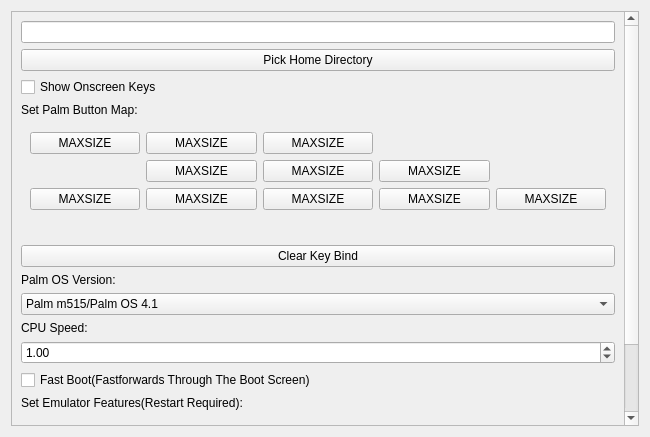
<?xml version="1.0" encoding="UTF-8"?>
<ui version="4.0">
 <class>SettingsManager</class>
 <widget class="QDialog" name="SettingsManager">
  <property name="geometry">
   <rect>
    <x>0</x>
    <y>0</y>
    <width>650</width>
    <height>437</height>
   </rect>
  </property>
  <property name="minimumSize">
   <size>
    <width>650</width>
    <height>0</height>
   </size>
  </property>
  <property name="windowTitle">
   <string>Settings</string>
  </property>
  <layout class="QVBoxLayout" name="verticalLayout">
   <item>
    <widget class="QScrollArea" name="scrollArea">
     <property name="widgetResizable">
      <bool>true</bool>
     </property>
     <widget class="QWidget" name="scrollAreaWidgetContents">
      <property name="geometry">
       <rect>
        <x>0</x>
        <y>-284</y>
        <width>613</width>
        <height>705</height>
       </rect>
      </property>
      <layout class="QVBoxLayout" name="verticalLayout_3">
       <item>
        <widget class="QLineEdit" name="homeDirectory">
         <property name="focusPolicy">
          <enum>Qt::NoFocus</enum>
         </property>
         <property name="readOnly">
          <bool>true</bool>
         </property>
        </widget>
       </item>
       <item>
        <widget class="QPushButton" name="pickHomeDirectory">
         <property name="focusPolicy">
          <enum>Qt::NoFocus</enum>
         </property>
         <property name="text">
          <string>Pick Home Directory</string>
         </property>
         <property name="autoDefault">
          <bool>false</bool>
         </property>
        </widget>
       </item>
       <item>
        <widget class="QCheckBox" name="showOnscreenKeys">
         <property name="focusPolicy">
          <enum>Qt::NoFocus</enum>
         </property>
         <property name="text">
          <string>Show Onscreen Keys</string>
         </property>
        </widget>
       </item>
       <item>
        <widget class="QLabel" name="label">
         <property name="focusPolicy">
          <enum>Qt::NoFocus</enum>
         </property>
         <property name="text">
          <string>Set Palm Button Map:</string>
         </property>
        </widget>
       </item>
       <item>
        <widget class="QWidget" name="gridWidget" native="true">
         <property name="sizePolicy">
          <sizepolicy hsizetype="Preferred" vsizetype="Preferred">
           <horstretch>0</horstretch>
           <verstretch>0</verstretch>
          </sizepolicy>
         </property>
         <layout class="QGridLayout" name="gridLayout">
          <item row="2" column="4">
           <widget class="QPushButton" name="selectNotesKey">
            <property name="sizePolicy">
             <sizepolicy hsizetype="Preferred" vsizetype="Preferred">
              <horstretch>0</horstretch>
              <verstretch>0</verstretch>
             </sizepolicy>
            </property>
            <property name="focusPolicy">
             <enum>Qt::NoFocus</enum>
            </property>
            <property name="text">
             <string>MAXSIZE</string>
            </property>
            <property name="icon">
             <iconset resource="mainwindow.qrc">
              <normaloff>:/buttons/images/notes.svg</normaloff>:/buttons/images/notes.svg</iconset>
            </property>
            <property name="autoDefault">
             <bool>false</bool>
            </property>
           </widget>
          </item>
          <item row="2" column="0">
           <widget class="QPushButton" name="selectCalendarKey">
            <property name="sizePolicy">
             <sizepolicy hsizetype="Preferred" vsizetype="Preferred">
              <horstretch>0</horstretch>
              <verstretch>0</verstretch>
             </sizepolicy>
            </property>
            <property name="focusPolicy">
             <enum>Qt::NoFocus</enum>
            </property>
            <property name="text">
             <string>MAXSIZE</string>
            </property>
            <property name="icon">
             <iconset resource="mainwindow.qrc">
              <normaloff>:/buttons/images/calendar.svg</normaloff>:/buttons/images/calendar.svg</iconset>
            </property>
            <property name="autoDefault">
             <bool>false</bool>
            </property>
           </widget>
          </item>
          <item row="2" column="2">
           <widget class="QPushButton" name="selectDownKey">
            <property name="focusPolicy">
             <enum>Qt::NoFocus</enum>
            </property>
            <property name="text">
             <string>MAXSIZE</string>
            </property>
            <property name="icon">
             <iconset resource="mainwindow.qrc">
              <normaloff>:/buttons/images/down.svg</normaloff>:/buttons/images/down.svg</iconset>
            </property>
            <property name="autoDefault">
             <bool>false</bool>
            </property>
           </widget>
          </item>
          <item row="2" column="3">
           <widget class="QPushButton" name="selectTodoKey">
            <property name="sizePolicy">
             <sizepolicy hsizetype="Preferred" vsizetype="Preferred">
              <horstretch>0</horstretch>
              <verstretch>0</verstretch>
             </sizepolicy>
            </property>
            <property name="focusPolicy">
             <enum>Qt::NoFocus</enum>
            </property>
            <property name="text">
             <string>MAXSIZE</string>
            </property>
            <property name="icon">
             <iconset resource="mainwindow.qrc">
              <normaloff>:/buttons/images/todo.svg</normaloff>:/buttons/images/todo.svg</iconset>
            </property>
            <property name="autoDefault">
             <bool>false</bool>
            </property>
           </widget>
          </item>
          <item row="0" column="0">
           <widget class="QPushButton" name="selectPowerKey">
            <property name="sizePolicy">
             <sizepolicy hsizetype="Preferred" vsizetype="Preferred">
              <horstretch>0</horstretch>
              <verstretch>0</verstretch>
             </sizepolicy>
            </property>
            <property name="focusPolicy">
             <enum>Qt::NoFocus</enum>
            </property>
            <property name="text">
             <string>MAXSIZE</string>
            </property>
            <property name="icon">
             <iconset resource="mainwindow.qrc">
              <normaloff>:/buttons/images/power.svg</normaloff>:/buttons/images/power.svg</iconset>
            </property>
            <property name="autoDefault">
             <bool>false</bool>
            </property>
           </widget>
          </item>
          <item row="0" column="2">
           <widget class="QPushButton" name="selectUpKey">
            <property name="focusPolicy">
             <enum>Qt::NoFocus</enum>
            </property>
            <property name="text">
             <string>MAXSIZE</string>
            </property>
            <property name="icon">
             <iconset resource="mainwindow.qrc">
              <normaloff>:/buttons/images/up.svg</normaloff>:/buttons/images/up.svg</iconset>
            </property>
            <property name="autoDefault">
             <bool>false</bool>
            </property>
           </widget>
          </item>
          <item row="2" column="1">
           <widget class="QPushButton" name="selectAddressBookKey">
            <property name="sizePolicy">
             <sizepolicy hsizetype="Preferred" vsizetype="Preferred">
              <horstretch>0</horstretch>
              <verstretch>0</verstretch>
             </sizepolicy>
            </property>
            <property name="focusPolicy">
             <enum>Qt::NoFocus</enum>
            </property>
            <property name="text">
             <string>MAXSIZE</string>
            </property>
            <property name="icon">
             <iconset resource="mainwindow.qrc">
              <normaloff>:/buttons/images/addressBook.svg</normaloff>:/buttons/images/addressBook.svg</iconset>
            </property>
            <property name="autoDefault">
             <bool>false</bool>
            </property>
           </widget>
          </item>
          <item row="1" column="2">
           <widget class="QPushButton" name="selectCenterKey">
            <property name="focusPolicy">
             <enum>Qt::NoFocus</enum>
            </property>
            <property name="text">
             <string>MAXSIZE</string>
            </property>
            <property name="icon">
             <iconset resource="mainwindow.qrc">
              <normaloff>:/buttons/images/center.svg</normaloff>:/buttons/images/center.svg</iconset>
            </property>
            <property name="autoDefault">
             <bool>false</bool>
            </property>
           </widget>
          </item>
          <item row="1" column="1">
           <widget class="QPushButton" name="selectLeftKey">
            <property name="focusPolicy">
             <enum>Qt::NoFocus</enum>
            </property>
            <property name="text">
             <string>MAXSIZE</string>
            </property>
            <property name="icon">
             <iconset resource="mainwindow.qrc">
              <normaloff>:/buttons/images/left.svg</normaloff>:/buttons/images/left.svg</iconset>
            </property>
            <property name="autoDefault">
             <bool>false</bool>
            </property>
           </widget>
          </item>
          <item row="1" column="3">
           <widget class="QPushButton" name="selectRightKey">
            <property name="focusPolicy">
             <enum>Qt::NoFocus</enum>
            </property>
            <property name="text">
             <string>MAXSIZE</string>
            </property>
            <property name="icon">
             <iconset resource="mainwindow.qrc">
              <normaloff>:/buttons/images/right.svg</normaloff>:/buttons/images/right.svg</iconset>
            </property>
            <property name="autoDefault">
             <bool>false</bool>
            </property>
           </widget>
          </item>
          <item row="0" column="1">
           <widget class="QPushButton" name="selectVoiceMemoKey">
            <property name="sizePolicy">
             <sizepolicy hsizetype="Preferred" vsizetype="Preferred">
              <horstretch>0</horstretch>
              <verstretch>0</verstretch>
             </sizepolicy>
            </property>
            <property name="text">
             <string>MAXSIZE</string>
            </property>
            <property name="icon">
             <iconset resource="mainwindow.qrc">
              <normaloff>:/buttons/images/voiceMemo.svg</normaloff>:/buttons/images/voiceMemo.svg</iconset>
            </property>
            <property name="autoDefault">
             <bool>false</bool>
            </property>
           </widget>
          </item>
         </layout>
        </widget>
       </item>
       <item>
        <widget class="QLabel" name="keySelectorState">
         <property name="text">
          <string/>
         </property>
        </widget>
       </item>
       <item>
        <widget class="QPushButton" name="clearKeyBind">
         <property name="focusPolicy">
          <enum>Qt::NoFocus</enum>
         </property>
         <property name="text">
          <string>Clear Key Bind</string>
         </property>
         <property name="autoDefault">
          <bool>false</bool>
         </property>
        </widget>
       </item>
       <item>
        <widget class="QLabel" name="palmOsVersionLabel">
         <property name="text">
          <string>Palm OS Version:</string>
         </property>
        </widget>
       </item>
       <item>
        <widget class="QComboBox" name="palmOsVersion">
         <property name="currentIndex">
          <number>1</number>
         </property>
         <item>
          <property name="text">
           <string>Palm m500/Palm OS 4.0</string>
          </property>
         </item>
         <item>
          <property name="text">
           <string>Palm m515/Palm OS 4.1</string>
          </property>
         </item>
         <item>
          <property name="text">
           <string>Tungsten T3/Palm OS 5.2.1</string>
          </property>
         </item>
         <item>
          <property name="text">
           <string>Tungsten T3/Palm OS 6.0</string>
          </property>
         </item>
        </widget>
       </item>
       <item>
        <widget class="QLabel" name="label_3">
         <property name="text">
          <string>CPU Speed:</string>
         </property>
        </widget>
       </item>
       <item>
        <widget class="QDoubleSpinBox" name="cpuSpeed">
         <property name="minimum">
          <double>0.010000000000000</double>
         </property>
         <property name="maximum">
          <double>100.000000000000000</double>
         </property>
         <property name="singleStep">
          <double>0.010000000000000</double>
         </property>
         <property name="value">
          <double>1.000000000000000</double>
         </property>
        </widget>
       </item>
       <item>
        <widget class="QCheckBox" name="fastBoot">
         <property name="focusPolicy">
          <enum>Qt::NoFocus</enum>
         </property>
         <property name="text">
          <string>Fast Boot(Fastforwards Through The Boot Screen)</string>
         </property>
        </widget>
       </item>
       <item>
        <widget class="QLabel" name="label_2">
         <property name="focusPolicy">
          <enum>Qt::NoFocus</enum>
         </property>
         <property name="text">
          <string>Set Emulator Features(Restart Required):</string>
         </property>
        </widget>
       </item>
       <item>
        <widget class="QWidget" name="gridWidget_2" native="true">
         <layout class="QGridLayout" name="gridLayout_2">
          <item row="2" column="1">
           <widget class="QCheckBox" name="featureDurable">
            <property name="text">
             <string>Ignore Invalid Behavior</string>
            </property>
           </widget>
          </item>
          <item row="2" column="0">
           <widget class="QCheckBox" name="featureSyncedRtc">
            <property name="focusPolicy">
             <enum>Qt::NoFocus</enum>
            </property>
            <property name="text">
             <string>Sync Real Time Clock</string>
            </property>
           </widget>
          </item>
         </layout>
        </widget>
       </item>
       <item>
        <widget class="QLabel" name="serialPortDevLabel">
         <property name="text">
          <string>Serial Port Device</string>
         </property>
        </widget>
       </item>
       <item>
        <widget class="QLineEdit" name="serialPortDev"/>
       </item>
       <item>
        <spacer name="verticalSpacer">
         <property name="orientation">
          <enum>Qt::Vertical</enum>
         </property>
         <property name="sizeHint" stdset="0">
          <size>
           <width>20</width>
           <height>40</height>
          </size>
         </property>
        </spacer>
       </item>
      </layout>
     </widget>
    </widget>
   </item>
  </layout>
 </widget>
 <resources>
  <include location="mainwindow.qrc"/>
 </resources>
 <connections/>
</ui>
